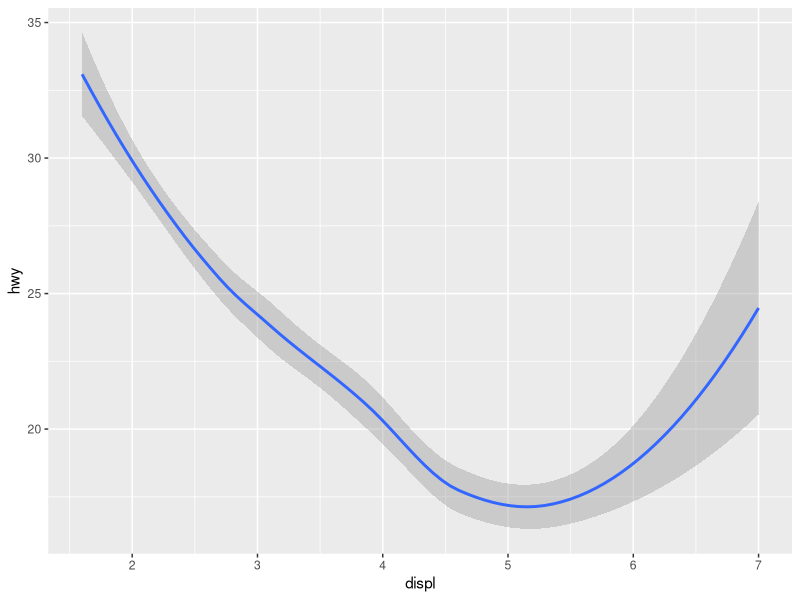
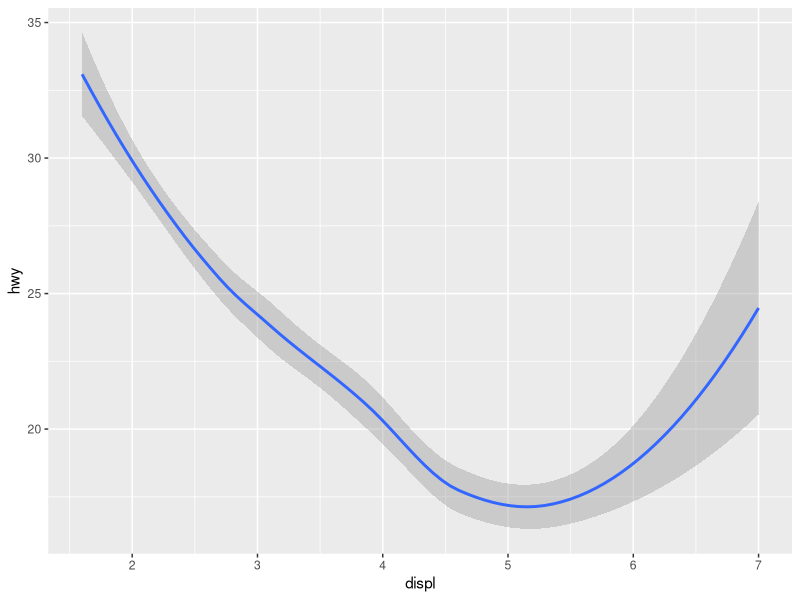
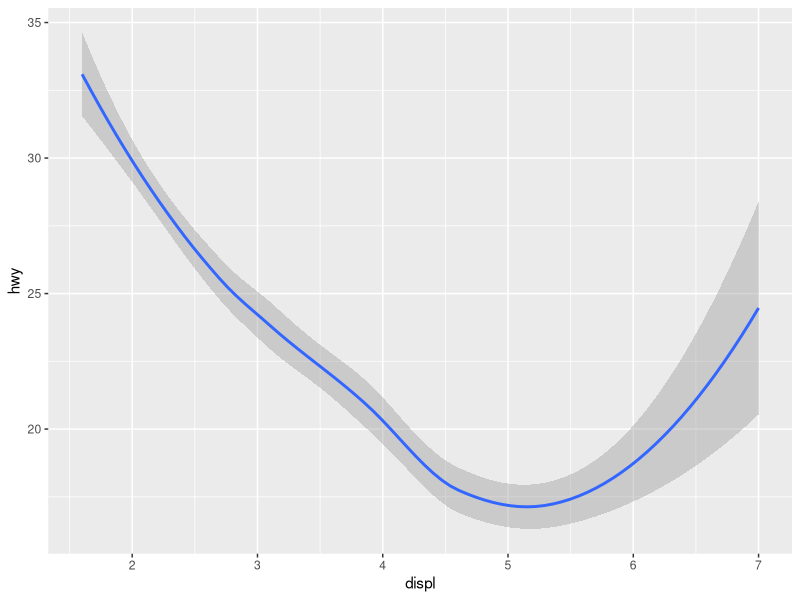
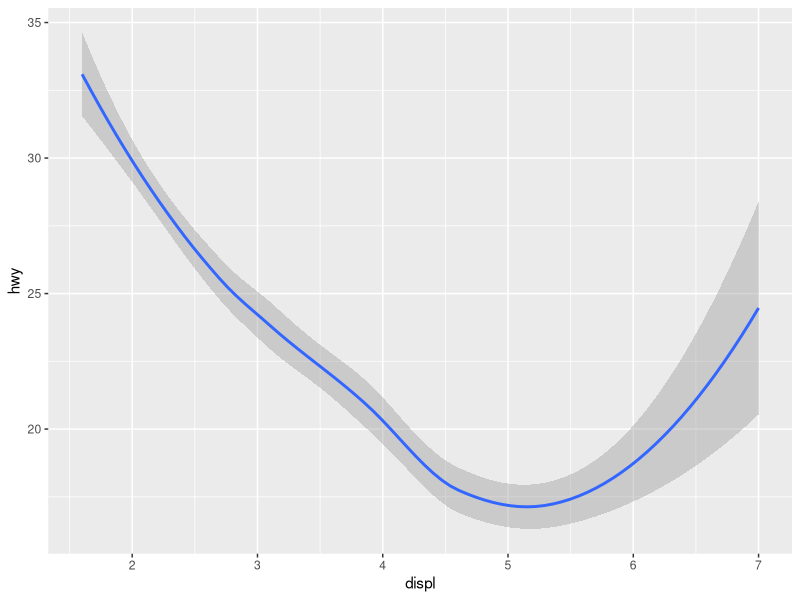
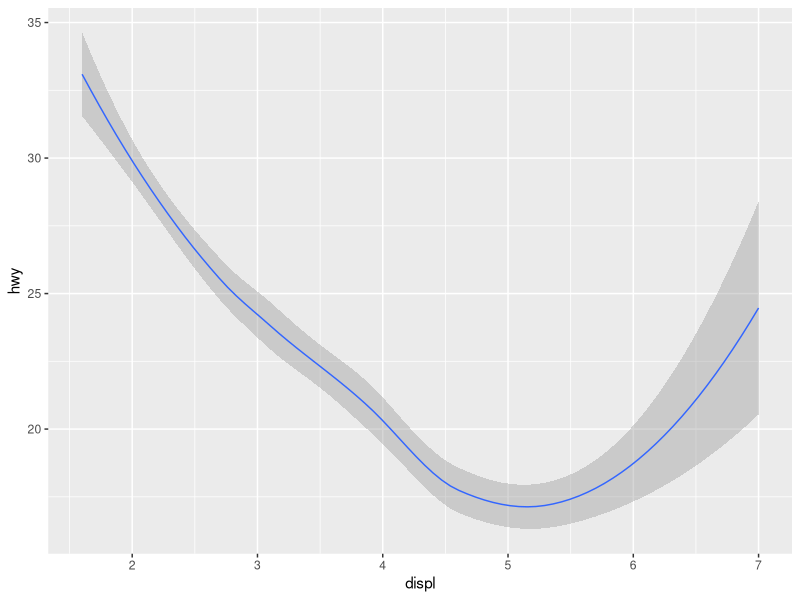
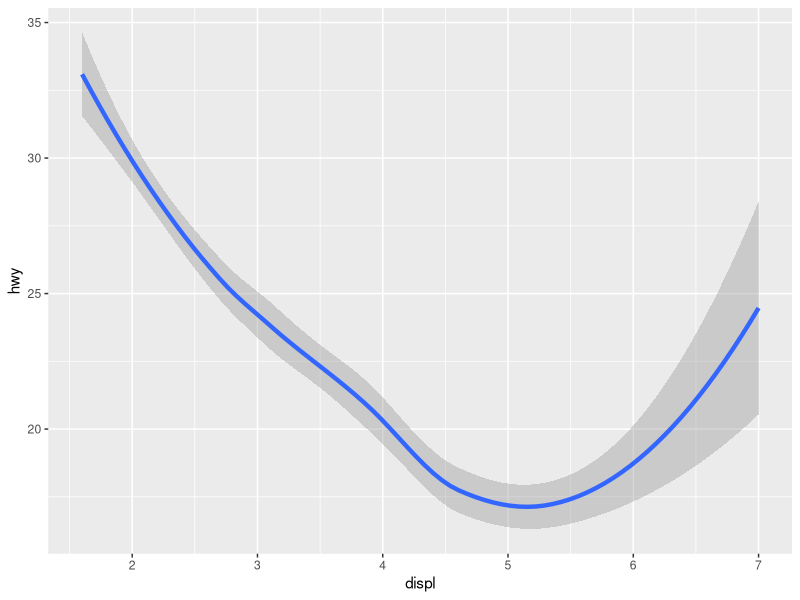
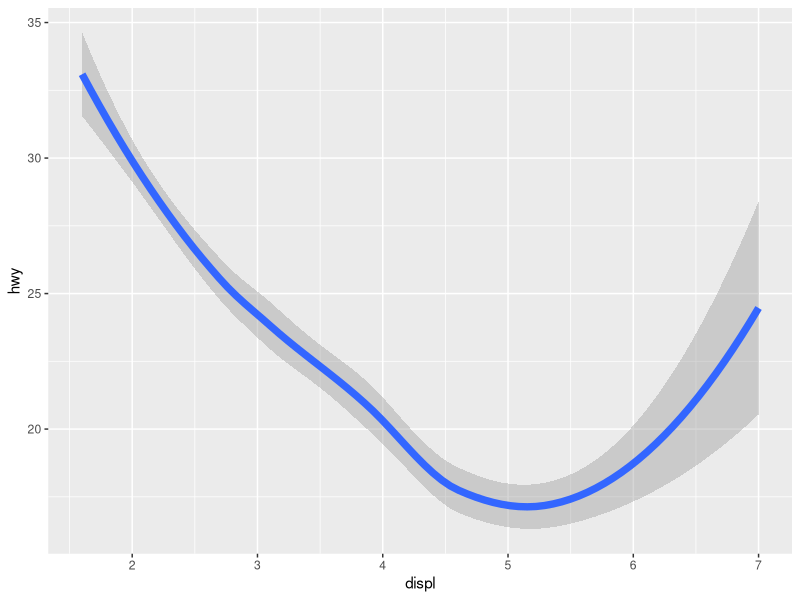
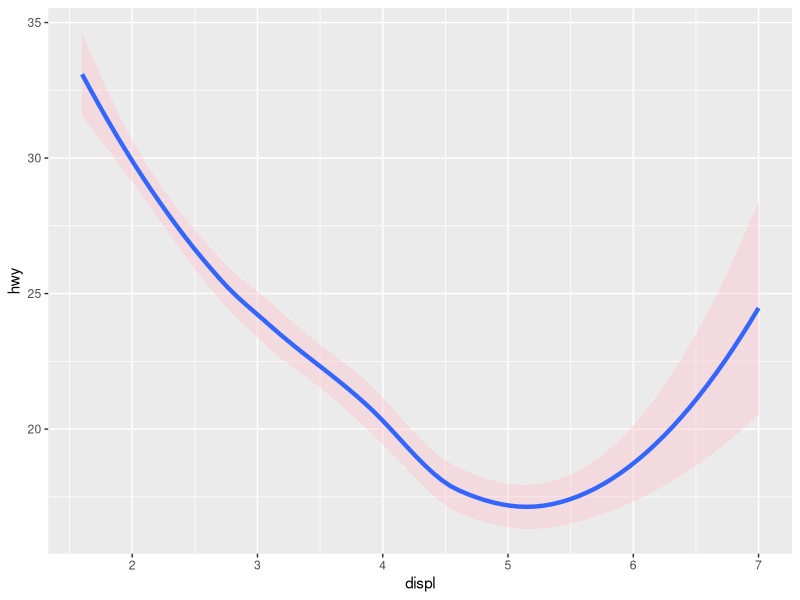

R code for these plots, in order:
#The purpose of the geom_smooth.R file is to provide examples of
#bar geom visuals.

#Reference: https://ggplot2.tidyverse.org/reference/geom_smooth.html

library(tidyverse)

geo <- ggplot(mpg, aes(x = displ, y = hwy))
geo + geom_smooth()

#basic
geo + geom_smooth()

#frame weight
geo + geom_smooth(weight = TRUE)
geo + geom_smooth(weight = FALSE)

#line size
geo + geom_smooth(size = .5)
geo + geom_smooth(size = 1.5)
geo + geom_smooth(size = 2.5)

#fill point with a color.
geo + geom_smooth(size = 1.5, fill = "pink")

#Example with group fill with stack.
geo <- ggplot(mtcars, aes(x = mpg, y = disp, fill = factor(cyl)))
geo + geom_smooth(orientation = "y", size = 1.5)
